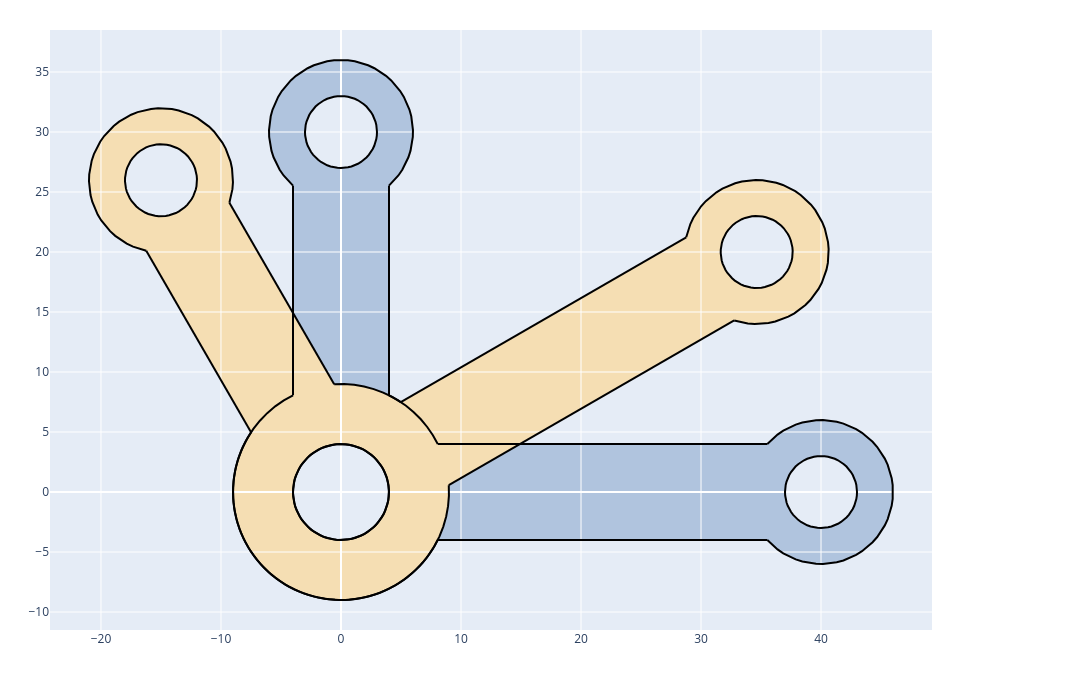

Source (notebook cell):
### Markdown cell above
## A second position

The bell crank, swung by 30° about its pivot, is added to the same figure:

### Code cell
crank.Rotated((0, 0), 30).Plot(ax=fig, face_col="wheat", legend=False)
